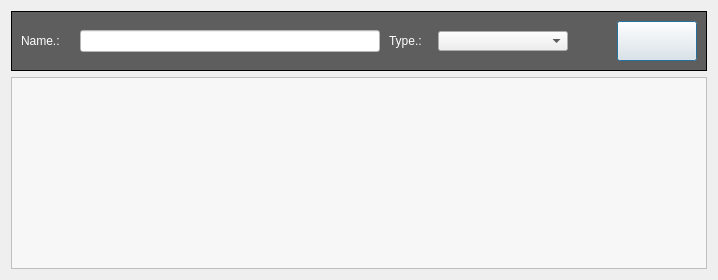
      <widget class="QWidget" name="tab_3">
       <attribute name="title">
        <string>Capture members</string>
       </attribute>
       <layout class="QVBoxLayout" name="verticalLayout_6">
        <item>
         <widget class="QGroupBox" name="filter_option_3">
          <property name="enabled">
           <bool>true</bool>
          </property>
          <property name="sizePolicy">
           <sizepolicy hsizetype="Minimum" vsizetype="Minimum">
            <horstretch>0</horstretch>
            <verstretch>0</verstretch>
           </sizepolicy>
          </property>
          <property name="minimumSize">
           <size>
            <width>0</width>
            <height>50</height>
           </size>
          </property>
          <property name="maximumSize">
           <size>
            <width>11777215</width>
            <height>60</height>
           </size>
          </property>
          <property name="toolTipDuration">
           <number>0</number>
          </property>
          <property name="styleSheet">
           <string notr="true">QGroupBox {
	background-color: rgb(94, 94, 94);
	border: 1px solid;
}</string>
          </property>
          <property name="title">
           <string/>
          </property>
          <property name="checkable">
           <bool>false</bool>
          </property>
          <layout class="QHBoxLayout" name="horizontalLayout_5">
           <property name="spacing">
            <number>9</number>
           </property>
           <item>
            <widget class="QLabel" name="name_members">
             <property name="enabled">
              <bool>true</bool>
             </property>
             <property name="sizePolicy">
              <sizepolicy hsizetype="Maximum" vsizetype="Preferred">
               <horstretch>0</horstretch>
               <verstretch>0</verstretch>
              </sizepolicy>
             </property>
             <property name="minimumSize">
              <size>
               <width>50</width>
               <height>20</height>
              </size>
             </property>
             <property name="maximumSize">
              <size>
               <width>50</width>
               <height>20</height>
              </size>
             </property>
             <property name="font">
              <font>
               <family>Arial</family>
               <pointsize>9</pointsize>
              </font>
             </property>
             <property name="styleSheet">
              <string notr="true">background-color: rgb(94, 94, 94);
color: rgb(255, 255, 255);</string>
             </property>
             <property name="text">
              <string>Name.:</string>
             </property>
            </widget>
           </item>
           <item>
            <widget class="QLineEdit" name="name_group_text">
             <property name="sizePolicy">
              <sizepolicy hsizetype="Minimum" vsizetype="Fixed">
               <horstretch>0</horstretch>
               <verstretch>0</verstretch>
              </sizepolicy>
             </property>
             <property name="minimumSize">
              <size>
               <width>300</width>
               <height>0</height>
              </size>
             </property>
             <property name="styleSheet">
              <string notr="true">background-color: rgb(255, 255, 255);
color: black;</string>
             </property>
            </widget>
           </item>
           <item>
            <widget class="QLabel" name="type_group_label">
             <property name="enabled">
              <bool>true</bool>
             </property>
             <property name="sizePolicy">
              <sizepolicy hsizetype="Maximum" vsizetype="Minimum">
               <horstretch>0</horstretch>
               <verstretch>0</verstretch>
              </sizepolicy>
             </property>
             <property name="minimumSize">
              <size>
               <width>40</width>
               <height>20</height>
              </size>
             </property>
             <property name="maximumSize">
              <size>
               <width>50</width>
               <height>20</height>
              </size>
             </property>
             <property name="font">
              <font>
               <family>Arial</family>
               <pointsize>9</pointsize>
              </font>
             </property>
             <property name="styleSheet">
              <string notr="true">background-color: rgb(94, 94, 94);
color: rgb(255, 255, 255);</string>
             </property>
             <property name="text">
              <string>Type.: </string>
             </property>
            </widget>
           </item>
           <item>
            <widget class="QComboBox" name="type_group_combobox_2">
             <property name="enabled">
              <bool>true</bool>
             </property>
             <property name="sizePolicy">
              <sizepolicy hsizetype="Minimum" vsizetype="Fixed">
               <horstretch>0</horstretch>
               <verstretch>0</verstretch>
              </sizepolicy>
             </property>
             <property name="minimumSize">
              <size>
               <width>130</width>
               <height>20</height>
              </size>
             </property>
             <property name="maximumSize">
              <size>
               <width>600</width>
               <height>20</height>
              </size>
             </property>
             <property name="font">
              <font>
               <family>Arial</family>
               <pointsize>9</pointsize>
              </font>
             </property>
             <property name="cursor">
              <cursorShape>PointingHandCursor</cursorShape>
             </property>
             <property name="toolTip">
              <string notr="true"/>
             </property>
             <property name="layoutDirection">
              <enum>Qt::LeftToRight</enum>
             </property>
             <property name="styleSheet">
              <string notr="true"/>
             </property>
             <property name="currentIndex">
              <number>-1</number>
             </property>
             <property name="maxVisibleItems">
              <number>25</number>
             </property>
             <property name="sizeAdjustPolicy">
              <enum>QComboBox::AdjustToContentsOnFirstShow</enum>
             </property>
             <property name="iconSize">
              <size>
               <width>16</width>
               <height>16</height>
              </size>
             </property>
             <property name="duplicatesEnabled">
              <bool>false</bool>
             </property>
             <property name="frame">
              <bool>true</bool>
             </property>
             <item>
              <property name="text">
               <string>Security</string>
              </property>
             </item>
             <item>
              <property name="text">
               <string>Distribuition list</string>
              </property>
             </item>
             <item>
              <property name="text">
               <string>Office 365</string>
              </property>
             </item>
            </widget>
           </item>
           <item>
            <spacer name="horizontalSpacer_4">
             <property name="orientation">
              <enum>Qt::Horizontal</enum>
             </property>
             <property name="sizeHint" stdset="0">
              <size>
               <width>40</width>
               <height>20</height>
              </size>
             </property>
            </spacer>
           </item>
           <item>
            <widget class="QPushButton" name="capture_members_btn">
             <property name="sizePolicy">
              <sizepolicy hsizetype="Maximum" vsizetype="Maximum">
               <horstretch>0</horstretch>
               <verstretch>0</verstretch>
              </sizepolicy>
             </property>
             <property name="minimumSize">
              <size>
               <width>80</width>
               <height>40</height>
              </size>
             </property>
             <property name="maximumSize">
              <size>
               <width>80</width>
               <height>50</height>
              </size>
             </property>
             <property name="font">
              <font>
               <family>Arial</family>
               <pointsize>9</pointsize>
               <strikeout>false</strikeout>
               <stylestrategy>PreferDefault</stylestrategy>
               <kerning>false</kerning>
              </font>
             </property>
             <property name="cursor">
              <cursorShape>PointingHandCursor</cursorShape>
             </property>
             <property name="mouseTracking">
              <bool>true</bool>
             </property>
             <property name="tabletTracking">
              <bool>false</bool>
             </property>
             <property name="focusPolicy">
              <enum>Qt::ClickFocus</enum>
             </property>
             <property name="toolTipDuration">
              <number>0</number>
             </property>
             <property name="autoFillBackground">
              <bool>false</bool>
             </property>
             <property name="styleSheet">
              <string notr="true">QPushButton::hover {
	
	background-color: rgb(212, 212, 212);
	color: white;
}

QPushButton{
	background-color: rgb(224, 224, 224);
	border-radius: 5px;
}r</string>
             </property>
             <property name="text">
              <string/>
             </property>
             <property name="icon">
              <iconset>
               <normaloff>../img/referesh.ico</normaloff>../img/referesh.ico</iconset>
             </property>
             <property name="iconSize">
              <size>
               <width>30</width>
               <height>30</height>
              </size>
             </property>
             <property name="checkable">
              <bool>false</bool>
             </property>
             <property name="autoExclusive">
              <bool>false</bool>
             </property>
             <property name="autoDefault">
              <bool>false</bool>
             </property>
             <property name="default">
              <bool>true</bool>
             </property>
             <property name="flat">
              <bool>false</bool>
             </property>
            </widget>
           </item>
          </layout>
         </widget>
        </item>
        <item>
         <widget class="QPlainTextEdit" name="plainTextEdit">
          <property name="styleSheet">
           <string notr="true">background-color: rgb(247, 247, 247);</string>
          </property>
         </widget>
        </item>
       </layout>
      </widget>
